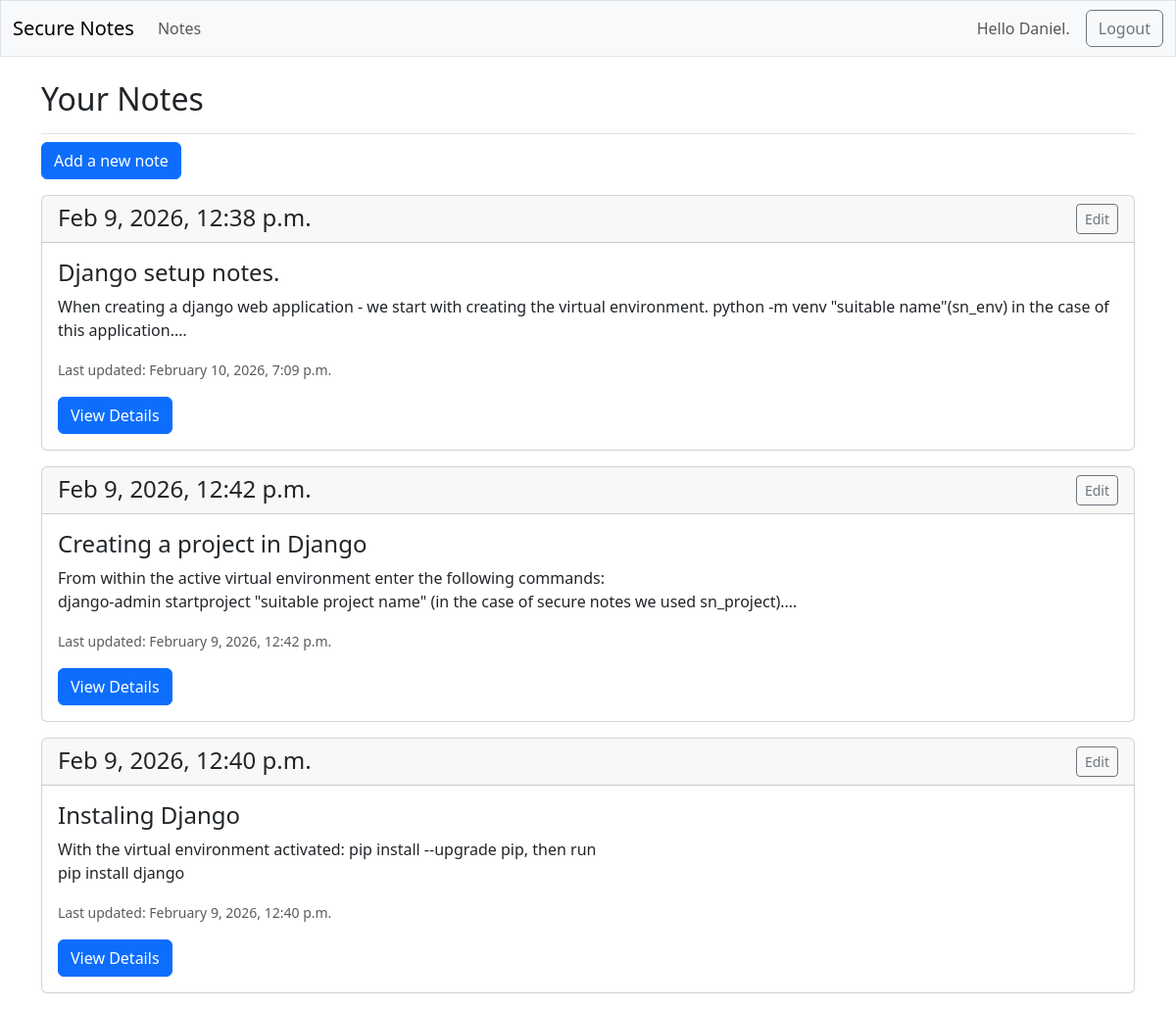
The page /notes/ (signed in) on the database as committed earlier.
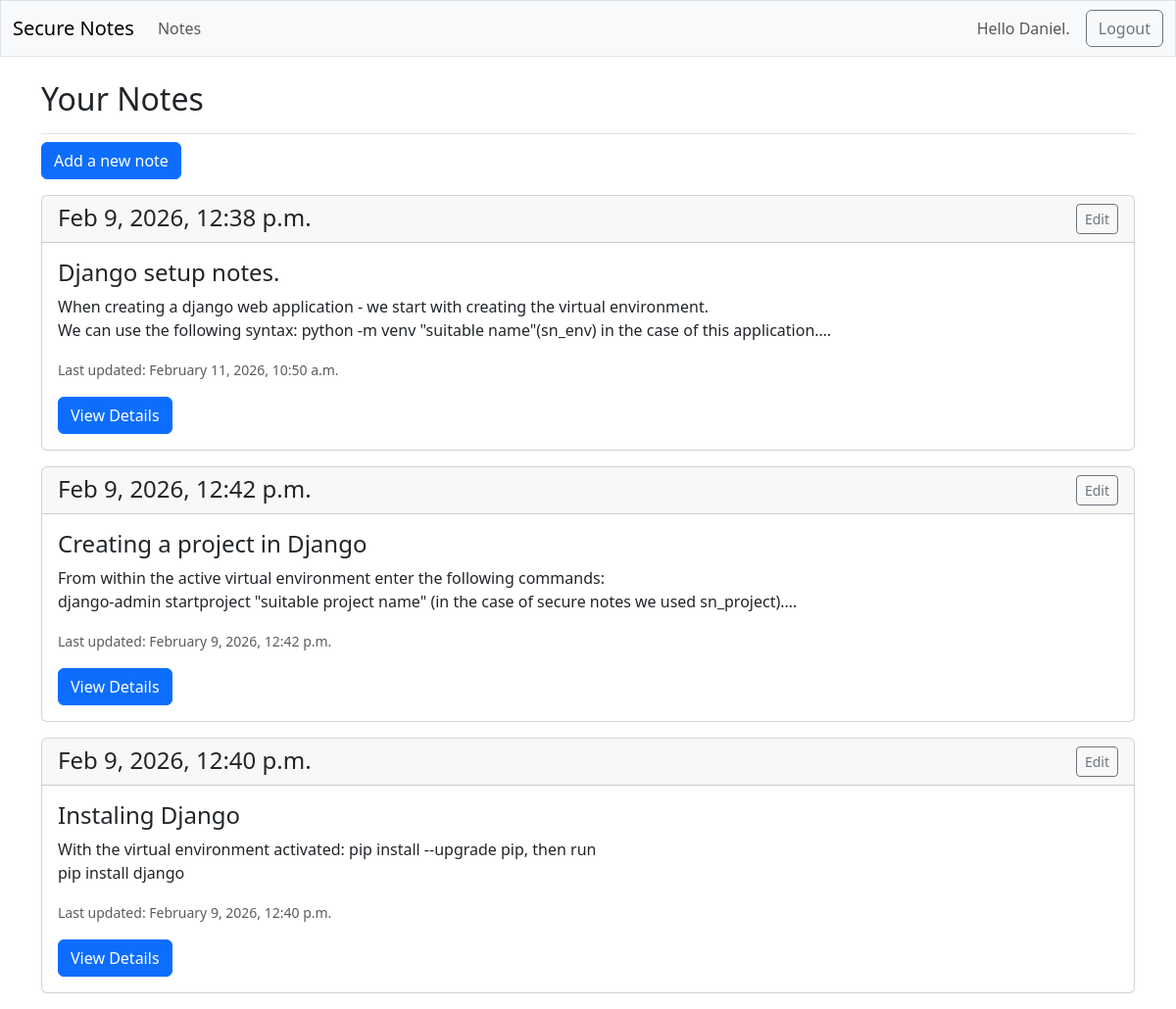
The same page on the database as committed later.
### secure_notes/models.py (models this page shows, shortened)
class Note(models.Model):
    owner = models.ForeignKey(settings.AUTH_USER_MODEL, on_delete=models.CASCADE, related_name='notes') # Switched to settings.AUTH_USER_MODEL for better compatibility with custom user models
    title = models.CharField(max_length=255)
    content = models.TextField()
    created_at = models.DateTimeField(auto_now_add=True)
    updated_at = models.DateTimeField(auto_now=True)
    class Meta:
        ordering = ['-created_at']
        constraints = [
            models.UniqueConstraint(fields=['owner', 'title'], name='unique_note_title_per_user')
        ]

### secure_notes/views.py (the view)
# urls.py: path('notes/', views.notes, name='notes'),
@login_required
def notes(request):
    notes = user_notes_qs(request).order_by('-updated_at')
    context = {
        'notes': notes
    }
    return render(request, 'secure_notes/notes.html', context)

### secure_notes/views.py (called while the page is built)
def user_notes_qs(request):
    return Note.objects.filter(owner=request.user)

### secure_notes/templates/secure_notes/notes.html (shortened to what this page needs)
{% extends "secure_notes/base.html" %}
{% block page_header %}
    <h2>Your Notes</h2>
{% endblock page_header %}
{% block content %}
<p><a href="{% url 'secure_notes:create_note' %}" class="btn btn-primary">Add a new note</a>
</p>
{% for note in notes %}
<div class="card mb-3">
     <h4 class="card-header">
        {{ note.created_at|date:"M j, Y, g:i a" }}
        <small>
            <a href="{% url 'secure_notes:edit_note' note.id %}" class="btn btn-sm btn-outline-secondary float-end">Edit</a>
        </small>
    </h4>
    <div class="card-body">
        <h4 class="card-title">{{ note.title }}</h4>
        <p class="note-preview">{{ note.content|linebreaksbr }}</p>
        <p class="card-text"><small class="text-muted">Last updated: {{ note.updated_at|date:"F j, Y, g:i a" }}</small></p>
        <a href="{% url 'secure_notes:note_detail' note.id %}" class="btn btn-primary">View Details</a>
    </div>
</div>
{% empty %}
<div class="alert alert-info" role="alert">
    No notes have been added yet. <a href="{% url 'secure_notes:create_note' %}" class="alert-link">Add your first note</a>
</div>
{% endfor %}
{% endblock content %}

Rows that differ between the two databases and show on the page:
changed Note "Django setup notes.": content "When creating a django web application - we start with creating the virtual environment. python -m venv \"suitable name\"(sn_env) in the case of this application." → "…creating the virtual environment. We can use the following syntax: python -m venv \"suitable…"; updated_at "February 10, 2026, 7:09 p.m." → "February 11, 2026, 10:50 a.m."
